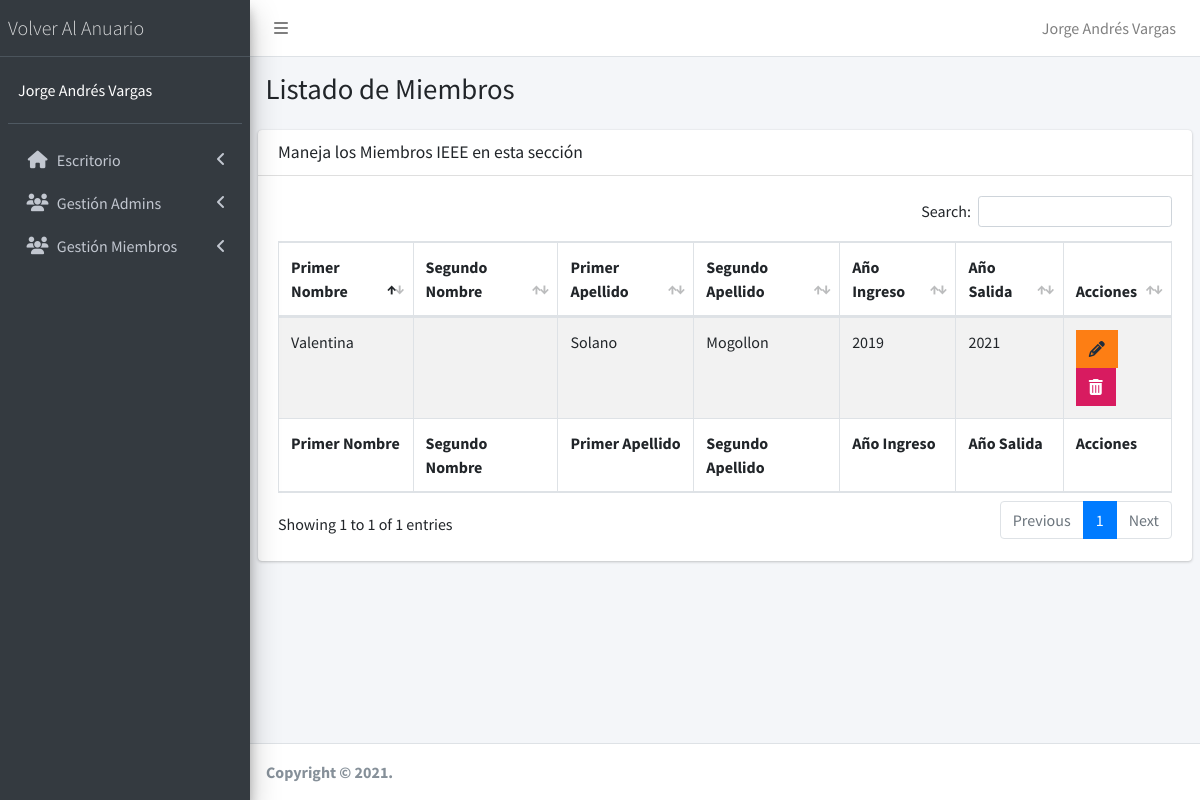
The app's page /admin/lista-miembros.php (signed in) with its own data.
### tables this page shows
CREATE TABLE `miembros` (
  `id` int(11) NOT NULL,
  `primerNombre` varchar(30) NOT NULL,
  `segundoNombre` varchar(30) DEFAULT NULL,
  `nombrePreferido` tinyint(4) NOT NULL DEFAULT 1,
  `primerApellido` varchar(30) NOT NULL,
  `segundoApellido` varchar(30) DEFAULT NULL,
  `nombreEnRama` varchar(30) NOT NULL,
  `anioIngresoRama` year(4) NOT NULL,
  `anioSalidaRama` year(4) NOT NULL,
  `correo` varchar(100) NOT NULL,
  `celular` varchar(20) NOT NULL,
  `frase` varchar(400) NOT NULL,
  `urlFoto` varchar(400) NOT NULL,
  `urlLinkedin` varchar(400) DEFAULT NULL
);

### admin/lista-miembros.php (the view, shortened to what this page needs)
<?php
    include_once "../connection/db_connection.php";
    include_once 'templates/header.php';
    include_once 'templates/barra.php';
    include_once 'templates/navegacion.php';
?>
    <div class="content-wrapper">
        <section class="content-header">
            <div class="container-fluid">
                <div class="row mb-2">
                    <div class="col-sm-6">
                        <h1>Listado de Miembros</h1>
                    </div>
                </div>
            </div>
        </section>
        <section class="content">
            <div class="row">
                <div class="col-12">
                <div class="card">
                    <div class="card-header">
                    <h3 class="card-title">Maneja los Miembros IEEE en esta sección</h3>
                    </div>
                    <div class="card-body">
                    <table id="registros" class="table table-bordered table-striped">
                        <thead>
                            <tr>
                                <th>Primer Nombre</th>
                                <th>Segundo Nombre</th>
                                <th>Primer Apellido</th>
                                <th>Segundo Apellido</th>
                                <th>Año Ingreso</th>
                                <th>Año Salida</th>
                                <th>Acciones</th>
                            </tr>
                        </thead>
                        <tbody>
                            <?php
                                try {
                                    $conn = mysqli_connect($host, $user, $pw, $db);
                                    $sql = "SELECT id, primerNombre, segundoNombre, primerApellido, segundoApellido, anioIngresoRama, anioSalidaRama FROM miembros";
                                    $resultado = $conn->query($sql);
                                } catch (Exception $e) {
                                    $error = $e->getMessage();
                                    echo $error;
                                }
                                while( $miembro = $resultado->fetch_assoc() ){ ?>
                                    <tr>
                                        <td> <?php echo $miembro['primerNombre']; ?> </td>
                                        <td> <?php echo $miembro['segundoNombre']; ?> </td>
                                        <td> <?php echo $miembro['primerApellido']; ?> </td>
                                        <td> <?php echo $miembro['segundoApellido']; ?> </td>
                                        <td> <?php echo $miembro['anioIngresoRama']; ?> </td>
                                        <td> <?php echo $miembro['anioSalidaRama']; ?> </td>
                                        <td>
                                            <a href="modificar-miembro.php?id=<?php echo $miembro['id']; ?>"  class="btn bg-orange btn-flat margin">
                                                <i class="fa fa-pencil"></i>
                                            </a>
                                            <a href="#" data-id="<?php echo $miembro['id']; ?>"  data-tipo="admin" class="btn bg-maroon btn-flat margin borrar_registro">
                                                <i class="fa fa-trash"></i>
                                            </a>
                                        </td>
                                    </tr>
                                <?php } ?>
                        </tbody>
                        <tfoot>
                            <tr>
                            <th>Primer Nombre</th>
                                <th>Segundo Nombre</th>
                                <th>Primer Apellido</th>
                                <th>Segundo Apellido</th>
                                <th>Año Ingreso</th>
                                <th>Año Salida</th>
                                <th>Acciones</th>
                            </tr>
                        </tfoot>
                    </table>
                    </div>
                </div>
                </div>
            </div>
        </section>
    </div>
<?php
    include_once 'templates/footer.php';
?>

### records on screen
miembros: primerNombre "Valentina", primerApellido "Solano", segundoApellido "Mogollon", anioIngresoRama "2019", anioSalidaRama "2021"

### other values on screen
$_SESSION['nombre'] "Jorge Andrés Vargas"
